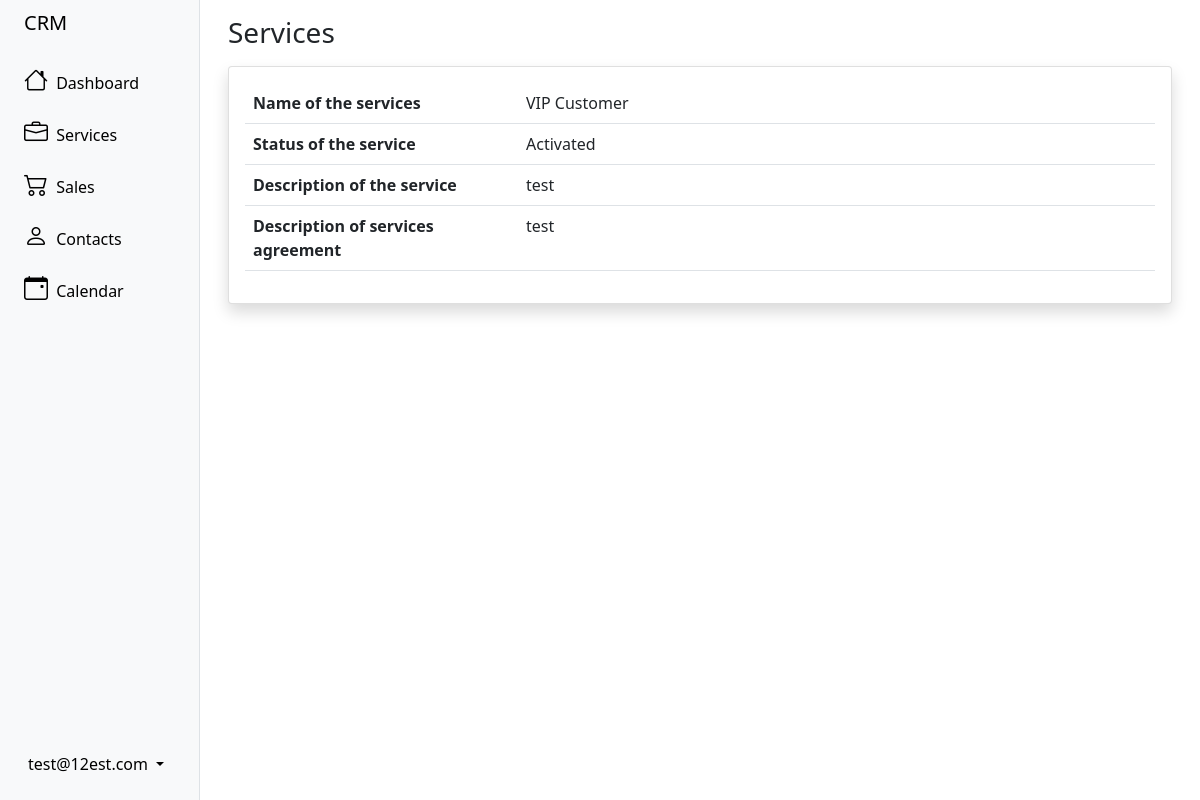
Page /sales/viewService/1 (signed in) on the committed database.
### user/models.py (models this page shows, shortened)
class crmUser(AbstractBaseUser):
	status = models.BooleanField('Status', default=True)
	admin_user = models.BooleanField('Admin', default=False)
	name = models.CharField('Name', max_length=100)
	last_name = models.CharField('Last name', max_length=100)
	user_email = models.EmailField('User email', unique=True, max_length=255)
	personal_email = models.EmailField('Personal email', unique=True, max_length=255, blank=True, null=True)
	dni = models.IntegerField('DNI', unique=True, blank=True, null=True)
	address = models.TextField('Address', blank=True, null=True)
	phone_number = models.IntegerField('Phone number', blank=True, null=True)
	country = CountryField('Country', blank=True, null=True)
	objects = crmUserManager()
	USERNAME_FIELD = 'user_email'
	REQUIRED_FIELDS = ['name', 'last_name']
	@property
	def is_staff(self):
		return self.admin_user

### sales/models.py (models this page shows, shortened)
class Service(models.Model):
	name = models.CharField(max_length=100, unique=True)
	service_description = models.TextField()
	service_description_agreement = models.TextField()
	status = models.BooleanField()

### sales/views.py (the view)
# urls.py: path('viewService/<id>', viewService, name='viewService'),
@login_required
def viewService(request, id):
    try:
        context = Service.objects.get(id= id)
    except Service.DoesNotExist:
        return redirect('service')
    return render(request, 'services/consult_service.html', {'context': context})

### templates/services/consult_service.html
{% extends 'sidebar.html' %}
{% block content %}
<div class="container-fluid px-3 mt-3">
    <h1 class="h3 mb-3 text-gray-800">Services</h1>
    <div class="card shadow mb-4">
        <div class="card-body">
            <div class="table-responsive">
                <table class="table table-bordeless" id="dataTable" width="100%" cellspacing="0">
                    <tbody>
                        <tr>
                            <td class="align-left" style="width: 30%"><strong>Name of the services  </strong></td>
                            <td class="align-left">{{context.name}}</td>
                        </tr>
                        <tr>
                            <td class="align-left"><strong>Status of the service </strong></td>
                            <td class="align-left">
                                {% if context.status %}
                                    Activated
                                {% else %}
                                    Deactivate
                                {% endif %}
                            </td>
                        </tr>
                        <tr>
                            <td class="align-left"><strong>Description of the service </strong></td>
                            <td class="align-left">{{context.service_description}}</td>
                        </tr>
                        <tr>
                            <td class="align-left"><strong>Description of services agreement </strong></td>
                            <td class="align-left">{{context.service_description_agreement}}</td>
                        </tr>
                    </tbody>
                </table>
            </div>
        </div>
    </div>
</div>
{% endblock content %}

### templates/sidebar.html (shortened to what this page needs)
<!DOCTYPE html>
<html lang="en">
<head>
    <link href="https://cdn.jsdelivr.net/npm/bootstrap@5.1.3/dist/css/bootstrap.min.css" rel="stylesheet">
    <link rel="stylesheet" href="https://cdn.jsdelivr.net/npm/bootstrap-icons@1.6.1/font/bootstrap-icons.css">
</head>
<body>
    <div class="container-fluid overflow-hidden">
        <div class="row flex-nowrap vh-100 overflow-auto">
            <div class="col-auto col-md-3 col-xl-2 px-sm-2 px-0 bg-light border-end sticky-top">
                <div class="d-flex flex-column align-items-center align-items-sm-start px-3 pt-2 text-black min-vh-100 ">
                    <a href="{% url 'dashboard' %}" class="d-flex align-items-center pb-3 mb-md-0 me-md-auto text-black text-decoration-none">
                        <span class="fs-5 d-none d-sm-inline">CRM</span>
                    </a>
                    <ul class="nav nav-pills flex-column mb-sm-auto mb-0 align-items-center align-items-sm-start" id="menu">
                        <li class="nav-item">
                            <a href="{% url 'dashboard' %}" class="nav-link align-middle text-black px-0">
                                <i class="fs-4 bi-house"></i> <span class="ms-1 d-none d-sm-inline">Dashboard</span>
                            </a>
                        </li>
                        <li>
                            <a href="#submenu2" data-bs-toggle="collapse" class="text-black nav-link px-0 align-middle ">
                                <i class="fs-4 bi-briefcase"></i> <span class="ms-1 d-none d-sm-inline">Services</span></a>
                        </li>
                        {% if request.user.is_staff is not True %}
                        <li>
                            <a href="#submenu3" data-bs-toggle="collapse" class="text-black nav-link px-0 align-middle ">
                                <i class="fs-4 bi-cart2"></i> <span class="ms-1 d-none d-sm-inline">Sales</span></a>
                        </li>
                        {% endif %}
                        <li>
                            <a href="#submenu4" data-bs-toggle="collapse" class="text-black nav-link px-0 align-middle ">
                                <i class="fs-4 bi-person"></i> <span class="ms-1 d-none d-sm-inline">Contacts</span></a>
                        </li>
                        <li>
                            <a href="#submenu5" data-bs-toggle="collapse" class="text-black nav-link px-0 align-middle ">
                                <i class="fs-4 bi-calendar-event"></i> <span class="ms-1 d-none d-sm-inline">Calendar</span></a>
                        </li>
                    </ul>
                    <div class="dropdown pb-4">
                        <a href="#" class="d-flex align-items-center text-black text-decoration-none dropdown-toggle" id="dropdownUser1" data-bs-toggle="dropdown" aria-expanded="false">
                            <span class="d-none d-sm-inline mx-1">{{user.user_email}}</span>
                        </a>
                    </div>
                </div>
            </div>
            <div class="col">
                {% block content %} {% endblock content %}
            </div>
        </div>
    </div>
</body>
</html>

### rows in the picture
crmUser: user_email "test@12est.com"
Service: name "VIP Customer", service_description "test", service_description_agreement "test"
